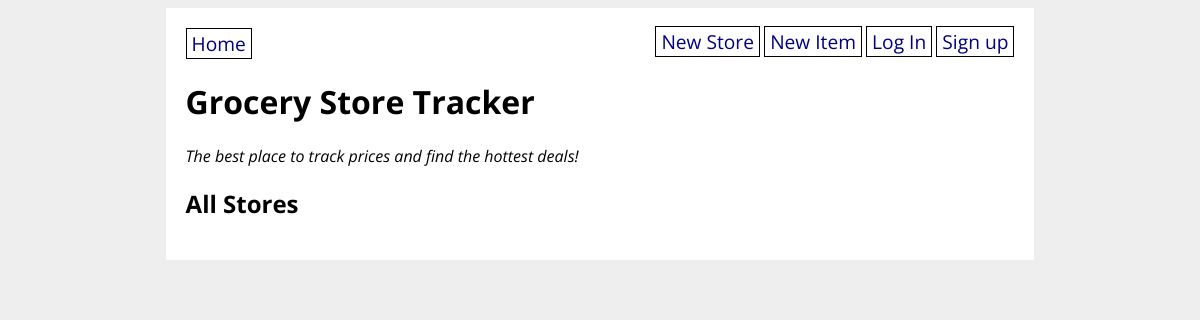
The app's page /, older data.
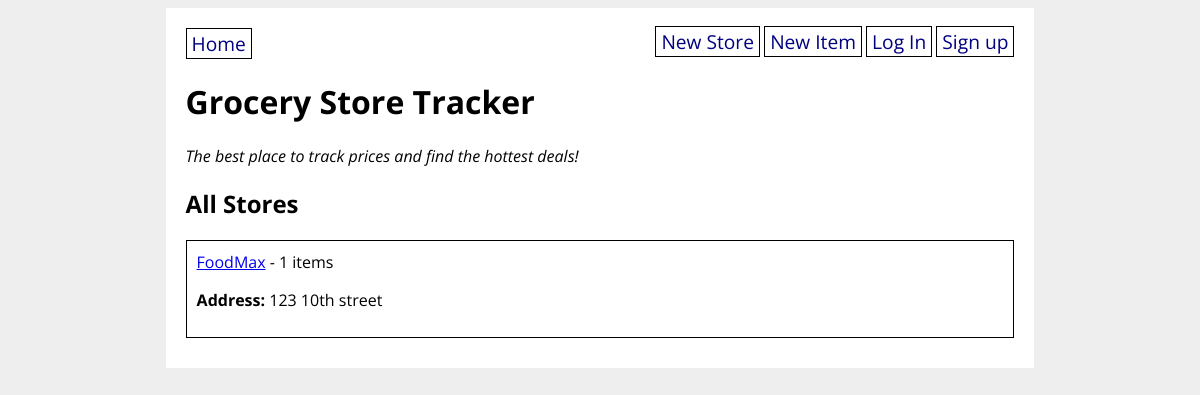
The same page, newer data.
### grocery_app/models.py (models this page shows)
class GroceryStore(db.Model):
    id = db.Column(db.Integer, primary_key=True)
    title = db.Column(db.String(80), nullable=False)
    address = db.Column(db.String(200), nullable=False)
    items = db.relationship('GroceryItem', back_populates='store')
    created_by_id = db.Column(db.Integer, db.ForeignKey('user.id'))
    created_by = db.relationship('User')

### grocery_app/routes.py (the view)
@main.route('/')
def homepage():
    all_stores = GroceryStore.query.all()
    print(all_stores)
    return render_template('home.html', all_stores=all_stores)

### grocery_app/templates/home.html
{% extends 'base.html' %}
{% block content %}
<h1>Grocery Store Tracker</h1>
<p><em>The best place to track prices and find the hottest deals!</em></p>
<h2>All Stores</h2>
{% for store in all_stores %}
<div class="store">
    <a href="/store/{{ store.id }}">{{ store.title }}</a> -
    {{ store.items|length }} items
    <p><strong>Address:</strong> {{ store.address }}</p>
</div>
{% endfor %}
{% endblock %}

### grocery_app/templates/base.html (shortened to what this page needs)
<!DOCTYPE html>
<html>
    <head>
        <link rel="stylesheet" href="/static/style.css">
    </head>
    <body>
        <div id="content">
            <nav>
                <a href="/">Home</a>
                <div>
                    <a href="/new_store">New Store</a>
                    <a href="/new_item">New Item</a>
                    {% if not current_user.is_authenticated %}
                    <a href="/login">Log In</a>
                    <a href="/signup">Sign up</a>
                    {% else %}
                    <a href="/shopping_list">Shopping List</a>
                    <a href="/logout">Log out</a>
                    {% endif %}
                </div>
            </nav>
            {% block content %}{% endblock %}
        </div>
    </body>
</html>

### grocery_app/static/style.css (style rules this page uses)
body { display: flex; flex-direction: column; align-items: center; background-color: #eee; font-family: 'Open Sans', sans-serif; }
#content { width: 70%; background-color: white; padding: 20px; }
nav { width: 100%; display: flex; flex-direction: row; justify-content: space-between; }
nav a { color: navy; text-decoration: none; border: 1px solid black; padding: 1px 5px; font-size: 1.2em; }
div.store { border: 1px solid black; padding: 10px; margin-bottom: 10px; }

Row changes from the older to the newer data that the page shows:
added GroceryStore: title "FoodMax", items|length "1", address "123 10th street"
